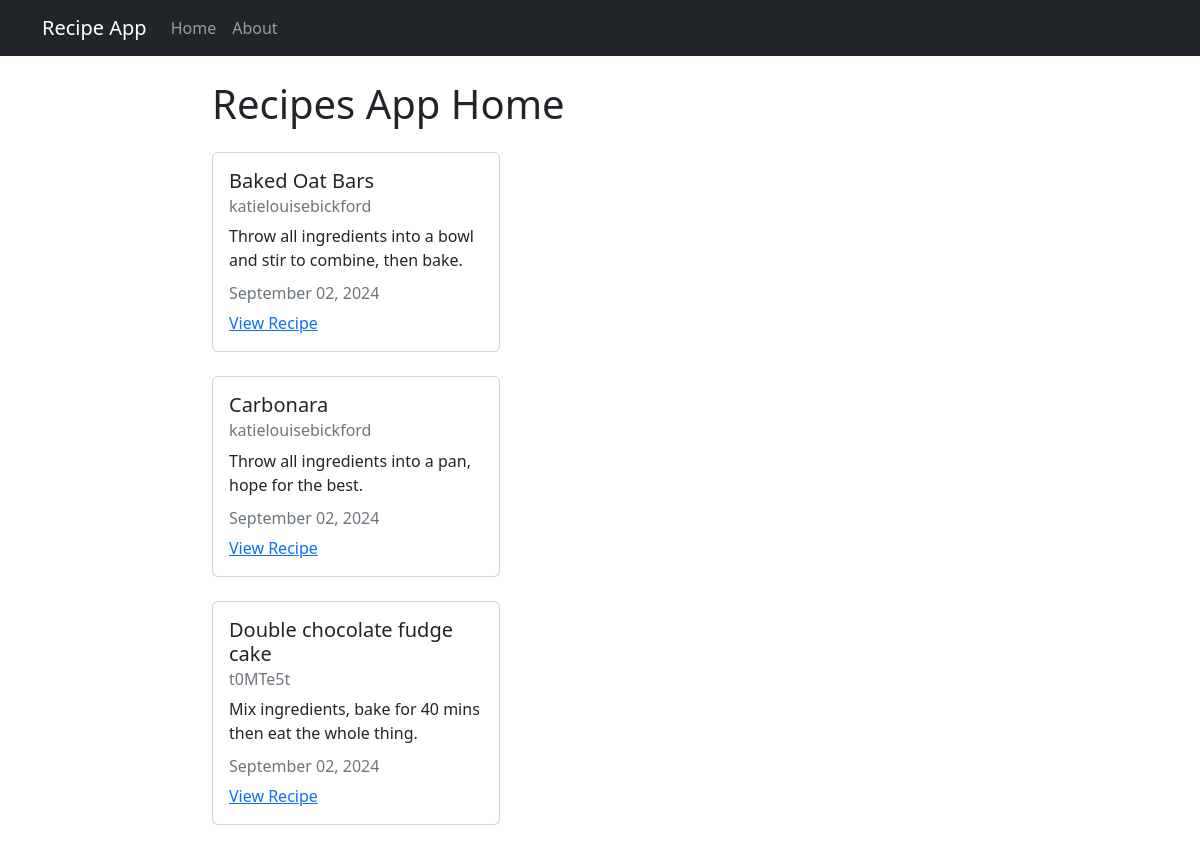
The page / on the database its author committed.
### recipe_app/models.py (models this page shows, shortened)
class Recipe(models.Model):
    title = models.CharField(max_length=100)
    description = models.TextField()
    author = models.ForeignKey(User, on_delete=models.CASCADE)
    created_at = models.DateTimeField(auto_now_add=True)
    update_at = models.DateTimeField(auto_now=True)

### recipe_app/views.py (the view)
# urls.py: path('', views.home, name='home'),
def home(request):
    recipes = models.Recipe.objects.all()
    context = {
        'recipes': recipes
    }
    return render(request, 'recipe_app/home.html', context)

### recipe_app/templates/recipe_app/home.html
{% extends 'recipe_app/base.html' %} {% block content %}
<h1>Recipes App Home</h1>
{% for recipe in recipes %}
<div class="card my-4" style="width: 18rem">
  <div class="card-body">
    <h5 class="card-title">{{ recipe.title }}</h5>
    <h6 class="card-subtitle mb-2 text-muted">{{ recipe.author }}</h6>
    <p class="card-text">{{ recipe.description }}</p>
    <h6 class="card-subtitle mb-2 text-muted">{{ recipe.update_at |date:"F d, Y"}}</h6>
    <a href="#" class="card-link">View Recipe</a>
  </div>
</div>
{% endfor %} {% endblock %}

### rows shown on the page
Recipe: title "Baked Oat Bars", author "katielouisebickford", description "Throw all ingredients into a bowl and stir to combine, then bake.", update_at "September 02, 2024"
Recipe: title "Carbonara", author "katielouisebickford", description "Throw all ingredients into a pan, hope for the best.", update_at "September 02, 2024"
Recipe: title "Double chocolate fudge cake", author "t0MTe5t", description "Mix ingredients, bake for 40 mins then eat the whole thing.", update_at "September 02, 2024"
